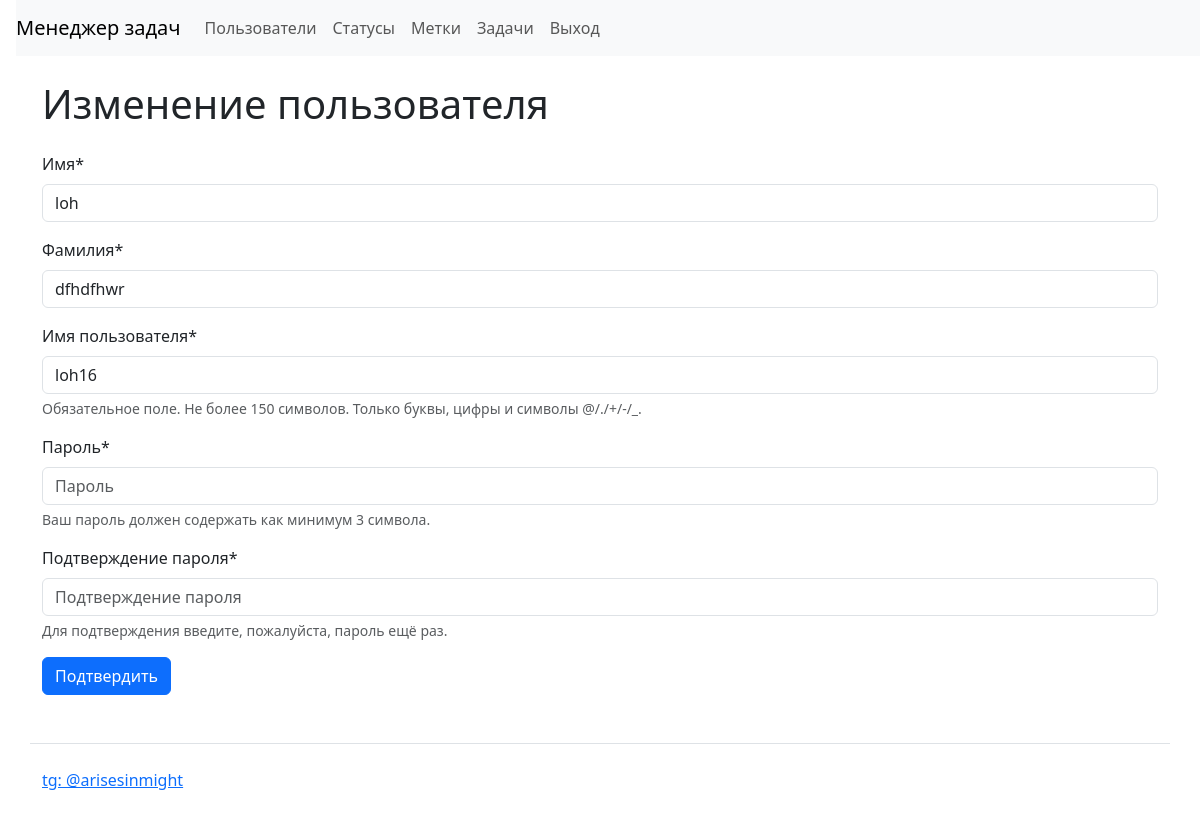
/users/9/update/ (signed in), run on the app's committed database.
### task_manager/users/models.py (models this page shows)
class User(AbstractUser):
    def get_absolute_url(self):
        return reverse('users_index')
    def __str__(self):
        return self.get_full_name()

### task_manager/users/views.py (the view)
# urls.py: path('<int:pk>/update/', views.UserUpdateView.as_view(), name='user_update'),
class UserUpdateView(LoginRequired, CheckUserMixin, SuccessMessageMixin, UpdateView):
    model = User
    form_class = UserForm
    success_url = reverse_lazy('users_index')
    template_name = 'users/update.html'
    success_message = _('You are successfully updated your data')

### task_manager/users/forms.py (shortened to what this page needs)
class UserForm(UserCreationForm):
    first_name = forms.CharField(
        label=_('First_name'),
        widget=forms.TextInput(attrs={'placeholder': _('First_name')})
    )
    last_name = forms.CharField(
        label=_('Last_name'),
        widget=forms.TextInput(attrs={'placeholder': _('Last_name')})
    )
    username = forms.CharField(
        label=_('Username'),
        widget=forms.TextInput(attrs={'placeholder': _('Username')}),
        help_text=_(
            'Required field. No more than 150 characters. Only letters, numbers and symbols @/./+/-/_.'
        )
    )
    password1 = forms.CharField(
        label=_('Password'),
        widget=forms.PasswordInput(attrs={'placeholder': _('Password')}),
        help_text=_(
            'Your password should be at least 3 symbols long.'
        )
    )
    password2 = forms.CharField(
        label=_('Submit password'),
        widget=forms.PasswordInput(attrs={'placeholder': _('Submit password')}),
        help_text=_(
            'Please enter your password again to confirm.'
        )
    )
    class Meta:
        model = User
        fields = ['first_name', 'last_name', 'username']

### task_manager/users/mixins.py (called while the page is built)
    def dispatch(self, request, *args, **kwargs):
        if not request.user.is_authenticated:
            messages.add_message(request, messages.INFO, self.permission_denied_message)
            return self.handle_no_permission()
        return super().dispatch(request, *args, **kwargs)

    def test_func(self):
        if self.request.user == self.get_object():
            return True
        else:
            messages.warning(self.request, _("You don't have access to edit other users profile."))
            return False

    def dispatch(self, request, *args, **kwargs):
        user_test_result = self.get_test_func()()
        if not user_test_result:
            return redirect('users_index')
        return super(UserPassesTestMixin, self).dispatch(request, *args, **kwargs)

### task_manager/templates/users/update.html (shortened to what this page needs)
{% extends "base.html" %}
{% block content %}
{% load i18n %}
{% load crispy_forms_tags %}
<h1 class="my-4">{% trans 'Edit user' %}</h1>
<form action="{% url 'user_update' pk=user.id %}" method="post">
    {{ form|crispy }}
    <input class="btn btn-primary" type="submit" value="{% trans 'Submit' %}">
</form>
{% endblock %}

### data on the page
User: first_name "loh", last_name "dfhdfhwr", username "loh16"
